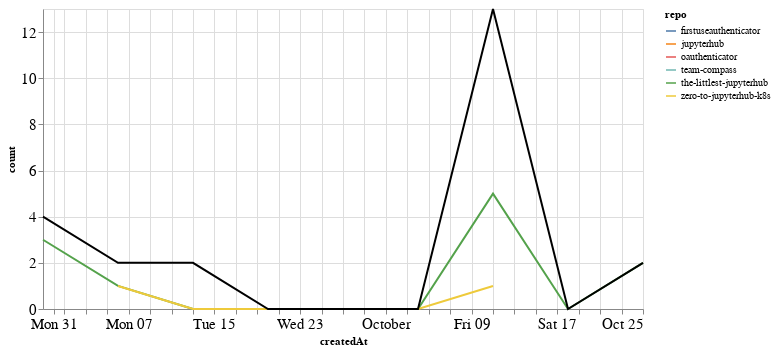

The cell this chart's notebook holds for it:
### Markdown cell above
## Comments

### Code cell
comments_time = comments.groupby('repo').resample('W', on='createdAt').count()['author'].reset_index()
comments_time = comments_time.rename(columns={'author': 'count'})
comments_time_total = comments_time.groupby('createdAt').agg({"count": "sum"}).reset_index()
ch1 = alt.Chart(comments_time, width=600).mark_line().encode(
    x='createdAt',
    y='count',
    color='repo',
    tooltip="repo"
)

ch2 = alt.Chart(comments_time_total, width=600).mark_line(color="black").encode(
    x='createdAt',
    y='count',
)

ch1 + ch2

### Figure 1 — Vega-Lite specification as saved in the notebook (floating-point values rounded to 4 significant figures)
{"config": {"axisLeft": {"labelFontSize": 15}, "axisBottom": {"labelFontSize": 15}}, "layer": [{"data": {"name": "data-c429bdeb506ff976ad867254dfe2a80d"}, "mark": "line", "encoding": {"color": {"type": "nominal", "field": "repo"}, "tooltip": {"type": "nominal", "field": "repo"}, "x": {"type": "temporal", "field": "createdAt"}, "y": {"type": "quantitative", "field": "count"}}, "width": 600}, {"data": {"name": "data-74d0b92b2b4501737178106632acb56b"}, "mark": {"type": "line", "color": "black"}, "encoding": {"x": {"type": "temporal", "field": "createdAt"}, "y": {"type": "quantitative", "field": "count"}}, "width": 600}], "$schema": "https://vega.github.io/schema/vega-lite/v4.8.1.json", "datasets": {"data-c429bdeb506ff976ad867254dfe2a80d": [{"repo": "firstuseauthenticator", "createdAt": "2020-10-11T00:00:00", "count": 3}, {"repo": "jupyterhub", "createdAt": "2020-10-11T00:00:00", "count": 4}, {"repo": "oauthenticator", "createdAt": "2020-09-13T00:00:00", "count": 2}, {"repo": "team-compass", "createdAt": "2020-08-30T00:00:00", "count": 1}, {"repo": "the-littlest-jupyterhub", "createdAt": "2020-08-30T00:00:00", "count": 3}, {"repo": "the-littlest-jupyterhub", "createdAt": "2020-09-06T00:00:00", "count": 1}, {"repo": "the-littlest-jupyterhub", "createdAt": "2020-09-13T00:00:00", "count": 0}, {"repo": "the-littlest-jupyterhub", "createdAt": "2020-09-20T00:00:00", "count": 0}, {"repo": "the-littlest-jupyterhub", "createdAt": "2020-09-27T00:00:00", "count": 0}, {"repo": "the-littlest-jupyterhub", "createdAt": "2020-10-04T00:00:00", "count": 0}, {"repo": "the-littlest-jupyterhub", "createdAt": "2020-10-11T00:00:00", "count": 5}, {"repo": "the-littlest-jupyterhub", "createdAt": "2020-10-18T00:00:00", "count": 0}, {"repo": "the-littlest-jupyterhub", "createdAt": "2020-10-25T00:00:00", "count": 2}, {"repo": "zero-to-jupyterhub-k8s", "createdAt": "2020-09-06T00:00:00", "count": 1}, {"repo": "zero-to-jupyterhub-k8s", "createdAt": "2020-09-13T00:00:00", "count": 0}, {"repo": "zero-to-jupyterhub-k8s", "createdAt": "2020-09-20T00:00:00", "count": 0}, {"repo": "zero-to-jupyterhub-k8s", "createdAt": "2020-09-27T00:00:00", "count": 0}, {"repo": "zero-to-jupyterhub-k8s", "createdAt": "2020-10-04T00:00:00", "count": 0}, {"repo": "zero-to-jupyterhub-k8s", "createdAt": "2020-10-11T00:00:00", "count": 1}], "data-74d0b92b2b4501737178106632acb56b": [{"createdAt": "2020-08-30T00:00:00", "count": 4}, {"createdAt": "2020-09-06T00:00:00", "count": 2}, {"createdAt": "2020-09-13T00:00:00", "count": 2}, {"createdAt": "2020-09-20T00:00:00", "count": 0}, {"createdAt": "2020-09-27T00:00:00", "count": 0}, {"createdAt": "2020-10-04T00:00:00", "count": 0}, {"createdAt": "2020-10-11T00:00:00", "count": 13}, {"createdAt": "2020-10-18T00:00:00", "count": 0}, {"createdAt": "2020-10-25T00:00:00", "count": 2}]}}
